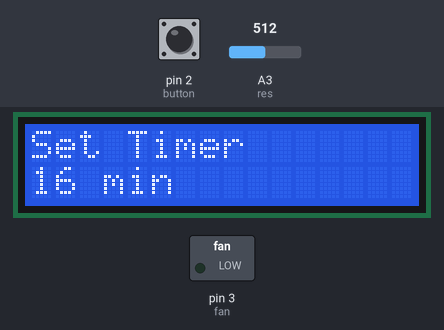
This sketch was run on a simulated Arduino Uno, built with avr-gcc and run on an emulated ATmega328P. On the bench: 16×2 character LCD, switched loads named in the sketch (green lamp = pin HIGH). The inputs (shaded band) are chosen by the test bench; at power-on: pin 2 (button) LOW, A3 (res) = 512.

Above: at 0.23 s.
1.3 s: pin 2 (button) pulled HIGH for 1 s
At 3.8 s:
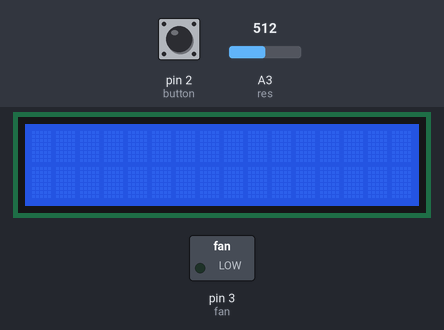
5.3 s: pin 2 (button) pulled HIGH for 1 s
At 6.2 s:
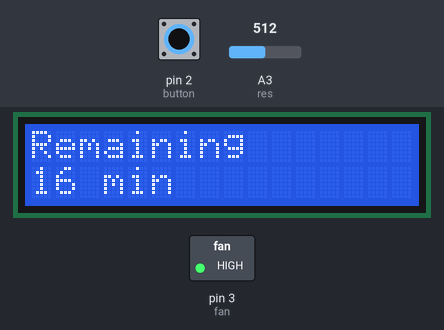
9.3 s: A3 (res) set to 306
12.3 s: A3 (res) set to 122
15.3 s: pin 2 (button) pulled HIGH for 1 s
At 16.8 s:
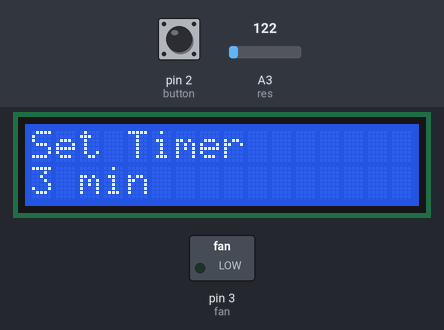
19.3 s: pin 2 (button) pulled HIGH for 1 s
At 20.2 s:
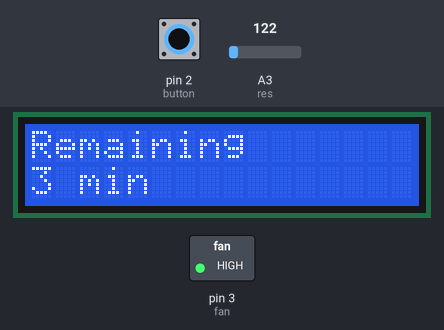
Timing chart, 0 to 22.3 s (numbered marks = the images above; inputs shaded):
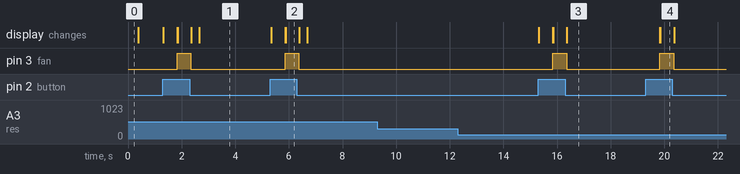

Measured:
- after the input at 1.3 s, pin 3 (fan): LOW → HIGH after 0.53 s, → LOW 0.51 s later; the display: first changes at once (image 1 shows a later state)
- after the input at 5.3 s, pin 3 (fan): LOW → HIGH after 0.56 s, → LOW 0.51 s later
- after the input at 9.3 s, every drawn part: stays the same
- after the input at 12.3 s, every drawn part: stays the same
- after the input at 15.3 s, pin 3 (fan): LOW → HIGH after 0.54 s, → LOW 0.51 s later
- after the input at 19.3 s, pin 3 (fan): LOW → HIGH after 0.53 s, → LOW 0.51 s later; the display: first changes after 0.53 s (image 4 shows a later state)

The sketch:

Fan_Controller.ino
```cpp
#include <Wire.h>
#include <LiquidCrystal_I2C.h>


const int res = A3;
const int button = 2;
const int fan = 3;
unsigned long prev = 0;
int controller = 0;
int minutes;
int cnt = 0;
String t = " min";
String r = "Remaining";

LiquidCrystal_I2C lcd(0x27,16,2);

void setup() {

  pinMode (res, INPUT);
  pinMode (button, INPUT);
  pinMode (fan, OUTPUT);

  lcd.init();
}

void loop() {
  int val;
  switch(controller){
    case 0:
      digitalWrite(fan, LOW);
      lcd.backlight();
      val = analogRead(res)/32;
      lcd.setCursor(0,0);
      lcd.print("Set Timer");
      lcd.setCursor(0,1);
      lcd.print(val);
      lcd.print(t);
      if(digitalRead(button) == HIGH){
        minutes = val;
        controller = 1;
        delay(500);
        prev = millis();
      }
      delay(20);
      lcd.clear();
      break;

    case 1:
      if(cnt == 0){
        lcd.clear();
        digitalWrite(fan, HIGH);
        lcd.print(r);
        lcd.setCursor(0,1);
        lcd.print(minutes);
        lcd.print(t);
        cnt++;
      }
      if(millis() - prev >= 60000 || minutes == 0){
        prev = millis();
        minutes--;
        lcd.noBacklight();
          if(minutes <= 0)
            controller = 2;
        cnt = 0;
      }
      if(digitalRead(button) == HIGH){
        cnt = 0;
        controller = 0;
        delay(500);
      }
      break;

   case 2:
    if(cnt == 0){
      digitalWrite(fan, LOW);
      lcd.noBacklight();
      lcd.clear();
      lcd.setCursor(0,0);
      lcd.print("Press button to");
      lcd.setCursor(0,1);
      lcd.print("resume");
      cnt++;
    }
    if(digitalRead(button) == HIGH){
      cnt = 0;
      controller = 0;
      delay(500);
    }
    break;
  }

}
```
